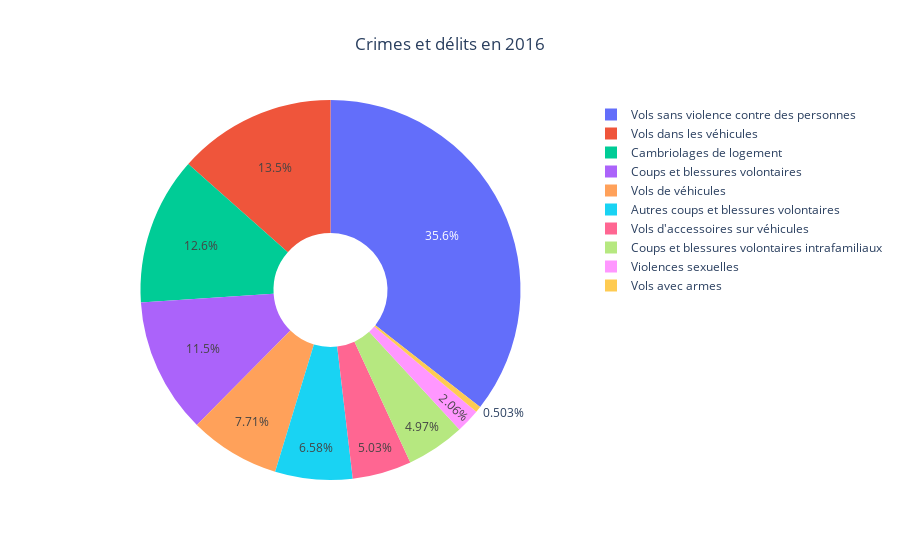

Notebook source saved alongside this figure:
### Code cell
labels = ['Cambriolages de logement', 'Violences sexuelles', 'Coups et blessures volontaires', 'Coups et blessures volontaires intrafamiliaux', 'Autres coups et blessures volontaires', 'Vols avec armes', "Vols d'accessoires sur véhicules", 'Vols dans les véhicules', 'Vols de véhicules', 'Vols sans violence contre des personnes']
values = [254416, 41634, 233562, 100520, 133042, 10174, 101781, 272426, 156032, 719656]

fig = go.Figure(data=[go.Pie(labels=labels, values=values, hole=0.3)])

fig.update_layout(title_text='Crimes et délits en 2016', title_x=0.5)

fig.show()

### Figure 1 — Plotly figure (JSON) as saved in the notebook; plotly's stock layout.template omitted (floating-point values rounded to 4 significant figures)
{"data": [{"hole": 0.3, "labels": ["Cambriolages de logement", "Violences sexuelles", "Coups et blessures volontaires", "Coups et blessures volontaires intrafamiliaux", "Autres coups et blessures volontaires", "Vols avec armes", "Vols d'accessoires sur véhicules", "Vols dans les véhicules", "Vols de véhicules", "Vols sans violence contre des personnes"], "type": "pie", "values": [254416, 41634, 233562, 100520, 133042, 10174, 101781, 272426, 156032, 719656]}], "layout": {"title": {"text": "Crimes et délits en 2016", "x": 0.5}}}
